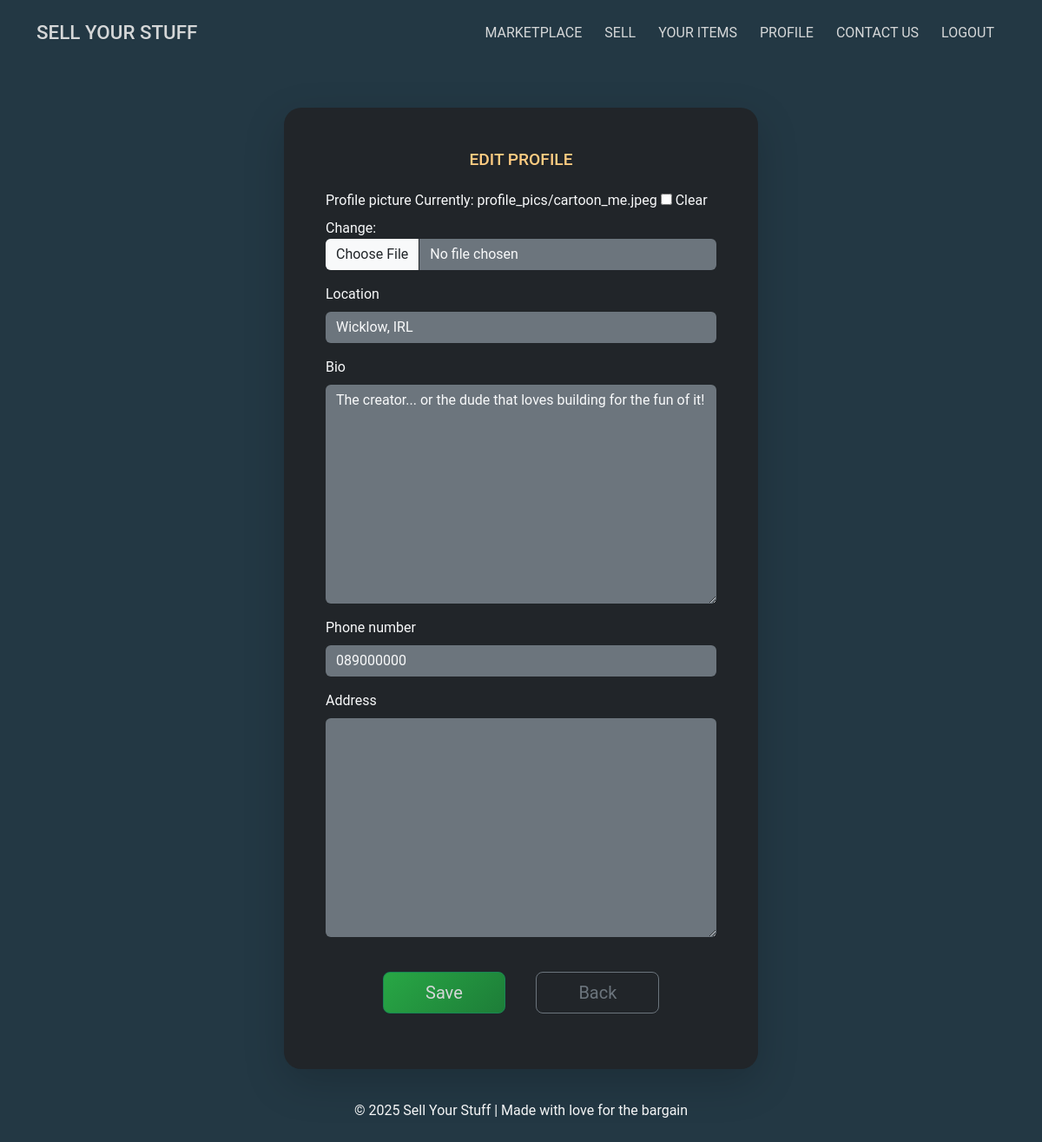
The page /profiles/profile/edit/ (signed in) on the database as committed earlier.
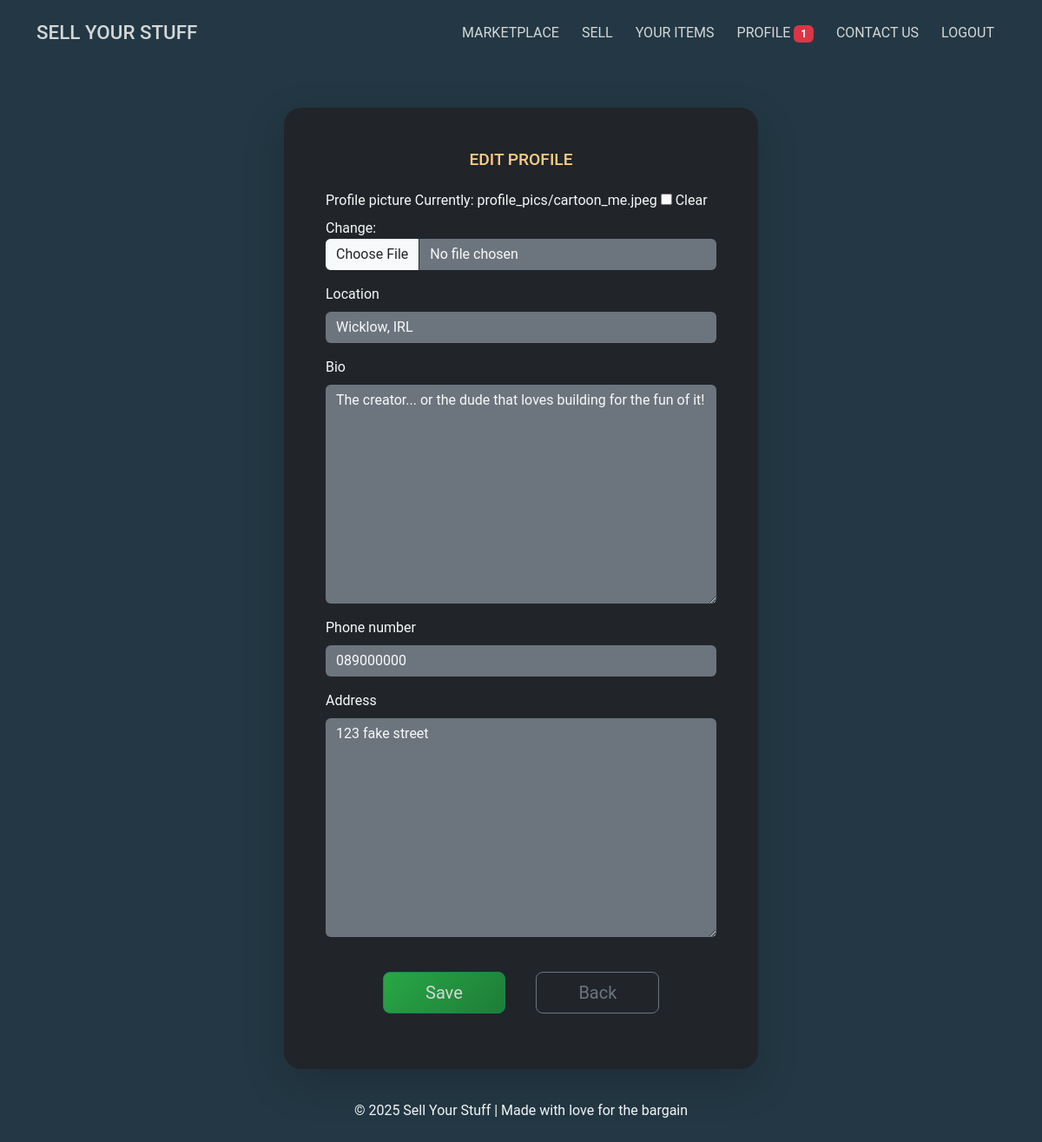
The same page on the database as committed later.
### profiles/models.py (models this page shows, shortened)
class UserProfile(models.Model):
    user = models.OneToOneField(User, on_delete=models.CASCADE, related_name="profile")
    profile_picture = models.ImageField(
        upload_to="profile_pics/",
        blank=True,
        null=True,
        default="profile_pics/default.jpg",
    )
    location = models.CharField(max_length=50, blank=True, null=True)
    bio = models.TextField(blank=True, null=True)
    phone_number = models.CharField(max_length=15, blank=True, null=True)
    address = models.TextField(blank=True, null=True)

### profiles/views.py (the view)
# urls.py: path("profile/edit/", profile_edit, name="profile_edit"),
@login_required
def profile_edit(request):
    profile = request.user.profile
    if request.method == "POST":
        form = UserProfileForm(request.POST, request.FILES, instance=profile)
        if form.is_valid():
            form.save()
            return redirect("profile")
    else:
        form = UserProfileForm(instance=profile)
    return render(request, "profiles/profile_form.html", {"form": form})

### profiles/forms.py
class UserProfileForm(forms.ModelForm):
    class Meta:
        model = UserProfile
        fields = ["profile_picture", "location", "bio", "phone_number", "address"]

### contact/templatetags/form_tags.py (called while the page is built)
@register.filter
def add_class(field, css_class):
    return field.as_widget(attrs={"class": css_class})

### sell_ur_stuff_site/context_processors.py (called while the page is built)
def unread_notifications(request):
    if request.user.is_authenticated:
        unread_count = Notification.objects.filter(
            user=request.user, is_read=False
        ).count()
    else:
        unread_count = 0
    return {"unread_notifications": unread_count}

### profiles/templates/profiles/profile_form.html (shortened to what this page needs)
{% extends "base.html" %}
{% load static form_tags %}
{% block content %}
<div class="container mt-5">
    <div class="row justify-content-center">
        <div class="col-lg-6 col-md-8">
            <div class="card bg-dark text-light shadow-lg border-0 animate__animated animate__fadeInUp">
                <div class="card-body p-5">
                    <h2 class="card-title text-center mb-4 text-uppercase card-title-custom">Edit Profile</h2>
                    <form method="post" enctype="multipart/form-data" class="form">
                        <div class="row g-3">
                            {% for field in form %}
                                <div class="col-12">
                                    <label for="{{ field.id_for_label }}" class="form-label">{{ field.label }}</label>
                                    {{ field|add_class:"form-control bg-secondary text-light border-0" }}
                                </div>
                            {% endfor %}
                            <div class="col-12 text-center mt-4">
                                <button type="submit" class="btn btn-success btn-lg px-5 animate__animated animate__pulse btn-success-custom m-3">
                                    Save
                                </button>
                                <a href="{% url 'profile' %}" class="btn btn-outline-secondary btn-lg px-5 m-3">Back</a>
                            </div>
                        </div>
                    </form>
                </div>
            </div>
        </div>
    </div>
</div>
{% endblock content %}

Rows that differ between the two databases and show on the page:
changed UserProfile "Wicklow, IRL": address (not shown) → "123 fake street"
Other text that changed with them:
{{ unread_notifications }}: (not shown) → "1"
